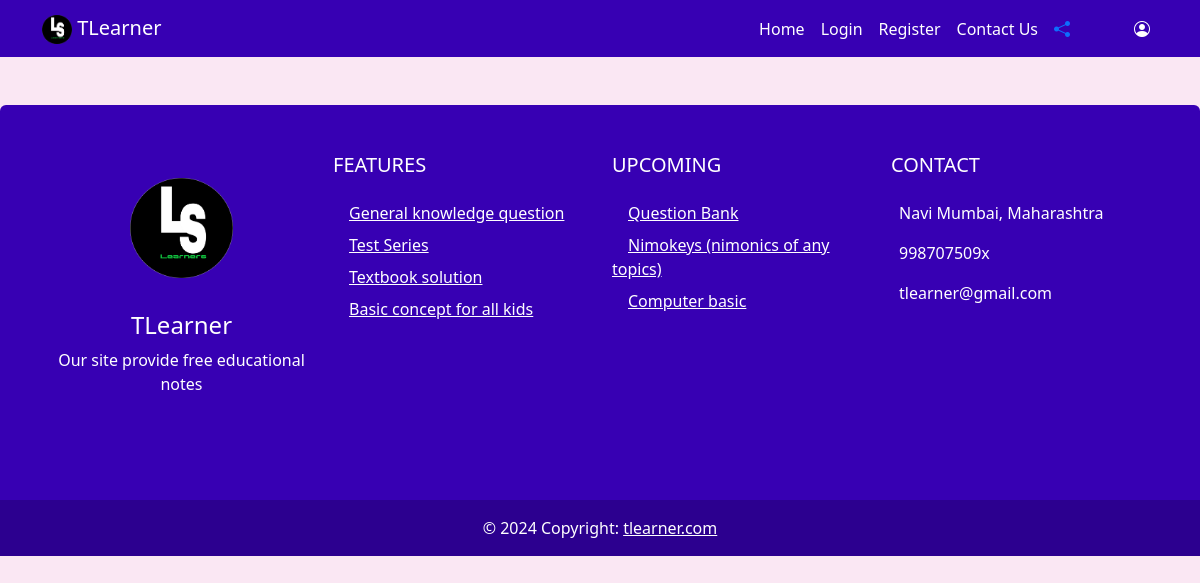
The app's page /view_books.php, older data.
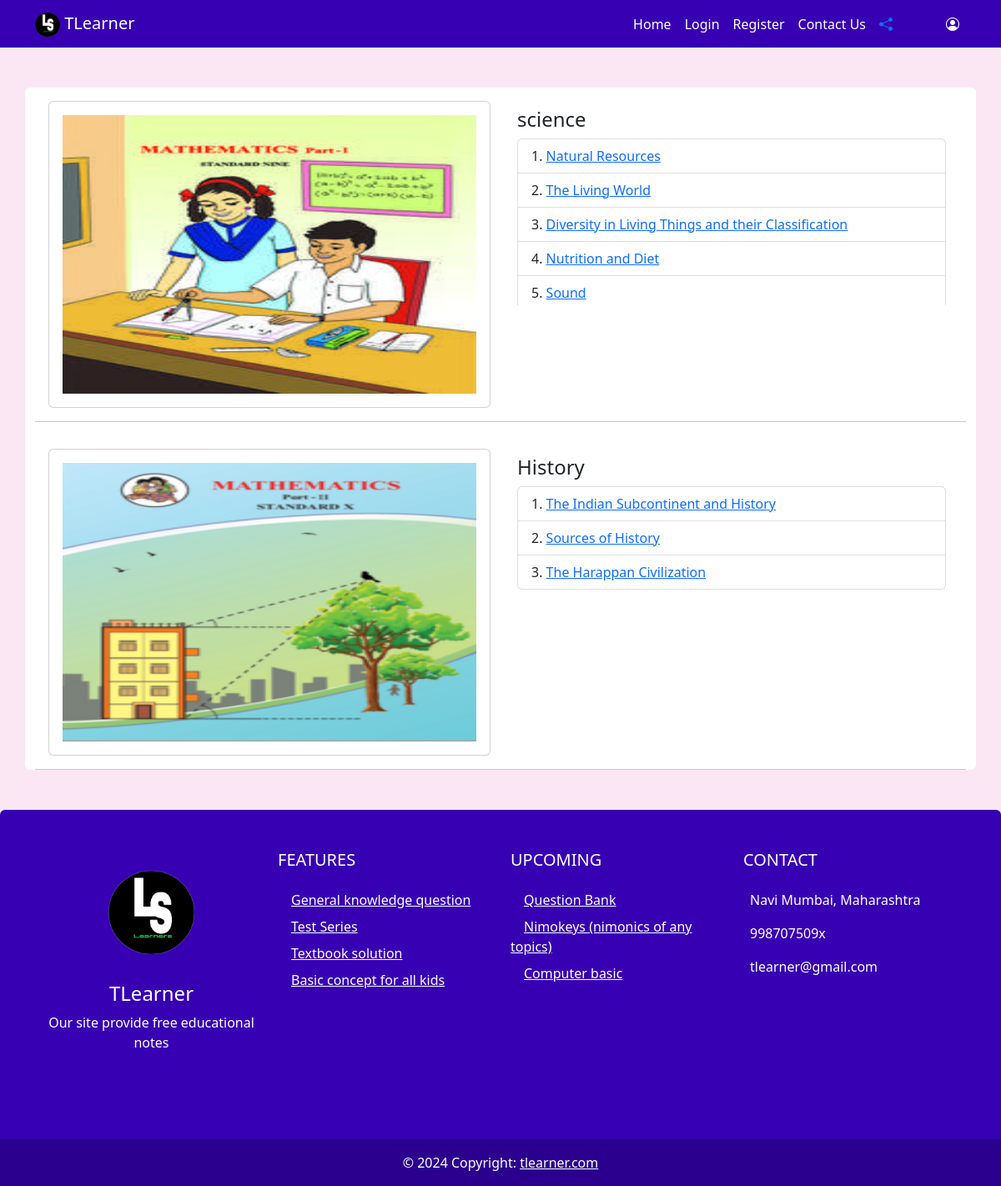
The same page, newer data.
### tables this page shows
CREATE TABLE `books_data` (
  `id` int(20) NOT NULL,
  `b_standard` varchar(30) NOT NULL,
  `b_subject` varchar(100) NOT NULL,
  `b_chapter` text NOT NULL,
  `b_image` varchar(100) NOT NULL
);

### view_books.php (the view, shortened to what this page needs)
<!doctype html>
<html lang="en">
<head>
    <link href="https://cdn.jsdelivr.net/npm/bootstrap@5.2.1/dist/css/bootstrap.min.css" rel="stylesheet"
>
    <link rel="stylesheet" href="https://cdn.jsdelivr.net/npm/bootstrap-icons@1.11.1/font/bootstrap-icons.css">
    <link rel="stylesheet" href="style.css">
</head>
<body>
    <header>
        <?php
    include('header.php');
    ?>
    </header>
    <div class="m-1">
        <div class="container rounded-2 " style="background-color: white;">
            <?php
         $std='8th';
        include('config.php');
        $sql="SELECT * FROM `books_data` WHERE `b_standard`='$std';";
        $result=mysqli_query($conn,$sql);
        while ($rows=mysqli_fetch_assoc($result)) {
            echo "<div class='row m-lg-1 pt-3'>
            <div class='col-md-6'>
                <div class='card p-lg-2'>
                    <img class='img p-lg-2' src='./books_images/{$rows['b_image']}' height='350px' alt='Title' />
                </div>
            </div>
            <div class='col-md-6'>
                <div class='card ' style='border: 0px;'>
                    <div class='card-body p-lg-2 '>
                        <h4 class='card-title'>{$rows['b_subject']}</h4>
                        <div class='overflow-auto' style='max-height: 200px;'>
                            <ul class='list-group list-group-numbered'>
                                {$rows['b_chapter']}
                            </ul>
                        </div>
                    </div>
                </div>
            </div>
        </div>
        <hr>
            ";
        }
        ?>
        </div>
    </div>
    <?php
    include('footer.php');
    ?>
</body>
</html>

### header.php (shortened to what this page needs)
<link rel="stylesheet" href="https://cdn.jsdelivr.net/npm/bootstrap-icons@1.11.1/font/bootstrap-icons.css">
<nav class="navbar navbar-expand-sm mb-5 " style="background-color: #3700B3 ; color:white !important; ">
    <div class="container">
        <a class="navbar-brand text-center" href="#">
            <img src="image/logo.png" class="img-fluid rounded-top " height="30px" width="30px" alt="">
            TLearner
        </a>
        <div class="collapse navbar-collapse  " id="collapsibleNavId">
            <ul class="navbar-nav ms-auto mt-2 mt-lg-0 ">
                <li class="nav-item  ">
                    <a class="nav-link active" href="index.php" aria-current="page">Home </a>
                </li>
                <li class="nav-item">
                    <a class="nav-link" href="#">Login</a>
                </li>
                <li class="nav-item">
                    <a class="nav-link" href="#">Register</a>
                </li>
                <li class="nav-item">
                    <a class="nav-link" href="#contactus">Contact Us</a>
                </li>
                <li class="nav-item">
                    <a class="nav-link" href="#">
                        <i class="bi bi-share-fill text-primary"></i>
                    </a>
                </li>
                <li class="nav-item ms-5">
                    <a class="nav-link" href="#">
                        <i class="bi bi-person-circle"></i>
                    </a>
                </li>
            </ul>
        </div>
    </div>
</nav>

### footer.php (shortened to what this page needs)
<footer class=" rounded-top text-center text-lg-start text-white mt-5" style="background-color: #3700B3 ;" id="contactus">
  <div class="container p-4">
    <div class="row my-4">
      <div class="col-lg-3 col-md-6 mb-4 mb-md-0">
        <div class="rounded-circle  d-flex align-items-center justify-content-center mb-2 mx-auto"
          style="width: 150px; height: 150px;">
          <img src="image/logo.png" height="100" alt="" loading="lazy" />
        </div>
        <h4 class="h4 text-center">TLearner</h4>
        <p class="text-center">Our site provide free educational notes</p>
        <ul class="list-unstyled d-flex flex-row justify-content-center">
          <li>
            <a class="text-white px-2" href="#!">
            </a>
          </li>
          <li>
            <a class="text-white px-2" href="#!">
            </a>
          </li>
          <li>
            <a class="text-white ps-2" href="#!">
            </a>
          </li>
        </ul>
      </div>
      <div class="col-lg-3 col-md-6 mb-4 mb-md-0">
        <h5 class="text-uppercase mb-4">Features</h5>
        <ul class="list-unstyled">
          <li class="mb-2">
            <a href="#!" class="text-white"><i class="fas fa-paw pe-3"></i>General knowledge question </a>
          </li>
          <li class="mb-2">
            <a href="#!" class="text-white"><i class="fas fa-paw pe-3"></i>Test Series</a>
          </li>
          <li class="mb-2">
            <a href="#!" class="text-white"><i class="fas fa-paw pe-3"></i>Textbook solution</a>
          </li>
          <li class="mb-2">
            <a href="#!" class="text-white"><i class="fas fa-paw pe-3"></i>Basic concept for all kids</a>
          </li>
        </ul>
      </div>
      <div class="col-lg-3 col-md-6 mb-4 mb-md-0">
        <h5 class="text-uppercase mb-4">upcoming</h5>
        <ul class="list-unstyled">
          <li class="mb-2">
            <a href="#!" class="text-white"><i class="fas fa-paw pe-3"></i>Question Bank</a>
          </li>
          <li class="mb-2">
            <a href="#!" class="text-white"><i class="fas fa-paw pe-3"></i>Nimokeys (nimonics of any topics)</a>
          </li>
          <li class="mb-2">
            <a href="#!" class="text-white"><i class="fas fa-paw pe-3"></i>Computer basic</a>
          </li>
        </ul>
      </div>
      <div class="col-lg-3 col-md-6 mb-4 mb-md-0">
        <h5 class="text-uppercase mb-4">Contact</h5>
        <ul class="list-unstyled">
          <li>
            <p><i class="fas fa-map-marker-alt pe-2"></i>Navi Mumbai, Maharashtra</p>
          </li>
          <li>
            <p><i class="fas fa-phone pe-2"></i>998707509x</p>
          </li>
          <li>
            <p><i class="fas fa-envelope pe-2 mb-0"></i>tlearner@gmail.com</p>
          </li>
        </ul>
      </div>
    </div>
  </div>
  <div class="text-center p-3" style="background-color: rgba(0, 0, 0, 0.2)">
    © 2024 Copyright:
    <a class="text-white" href="#">tlearner.com</a>
  </div>
</footer>

### style.css (style rules this page uses)
body { background-color: #FAE7F3; }

### header.php (style rules this page uses)
.navbar, .navbar a, .offcanvas, .offcanvas a { color: white !important; }

Row changes from the older to the newer data that the page shows:
added books_data: b_image (picture), b_subject "science", b_chapter "Natural Resources The Living World Diversity in Living Things and their Classification Nutrition and Diet Sound"
added books_data: b_image (picture), b_subject "History", b_chapter "The Indian Subcontinent and History Sources of History The Harappan Civilization"
